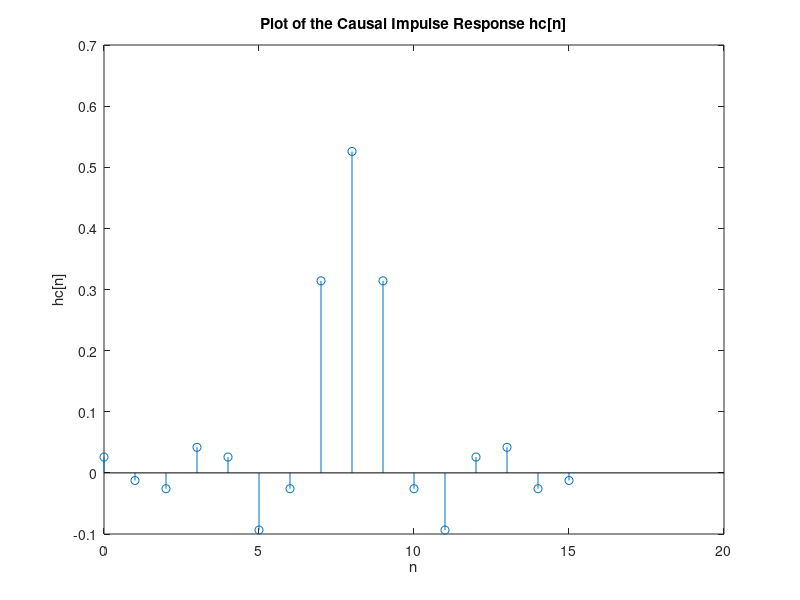

The MATLAB source for this figure:
% Author: O. Sowatzke
%
% Updated: 11/21/2023
%
% Subject: Script contains code for Homework 6
%

%% Problem 1a)
% length of array H
N = 16;

% cutoff frequency of filter
omega_c = 0.5*pi;

% create empty array for filter H
H = zeros(N,1);

% Frequency samples
omega_k = 2*pi*(0:N-1)/N;

% Find samples corresponding to cutoff frequency
[~, idx1] = min(abs(omega_k - omega_c));
[~, idx2] = min(abs(omega_k - (2*pi - omega_c)));

% Populate samples corresponding to cutoff frequency
H(idx1) = sqrt(2)/2;
H(idx2) = sqrt(2)/2;

% Populate samples corresponding to passband of H
H(1:(idx1-1)) = 1;
H((idx2+1):end) = 1;

% Plot the array H
plot(omega_k/pi, H, '-o', 'LineWidth', 1.5);
title('Plot of Values in the Array H');
xlabel('Normalized Frequency (\times \pi rad/sample)');
ylabel('Magnitude')
grid on;

%% Problem 1b)
% %ake the inverse DFT of the samples of the array H
h = ifft(H);

% Ignore the real part since H is real and even.
h = real(h);

% Plot the resulting impulse response
n = 0:(N-1);
stem(n,h,'LineWidth',1.5);
grid on;
xlabel('n');
ylabel('h(n)');
title('Inverse DFT of the Array H')

%% Problem 1c)
% Compute the frequency response corresponding to the filter h
H = fft(h);
stem(abs(H));
xlabel('k');
ylabel('H(k)');
title('DFT of h[n]');

%% Problem 1d)
% Create causal impulse response hc
hc = fftshift(h);

% Plot the causal impulse response
stem(n, hc);
xlabel('n');
ylabel('hc[n]')
title('Plot of the Causal Impulse Response hc[n]');
